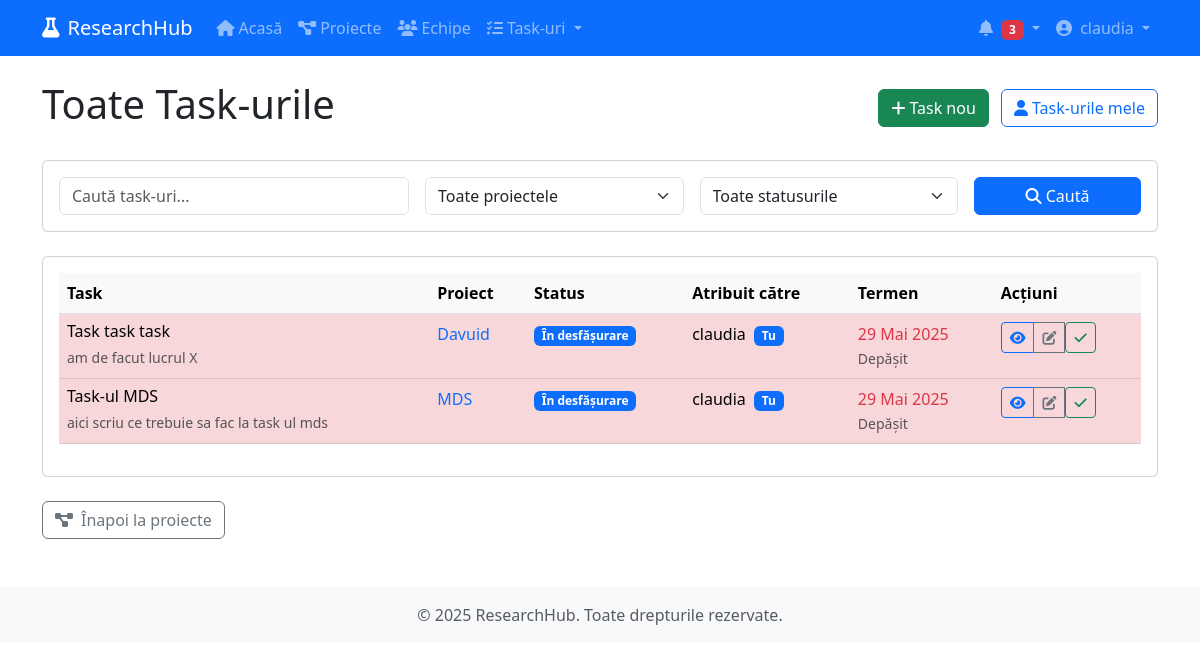
Screenshot of /tasks/all/ (signed in) with the database file from the repository.
### myapp/models.py (models this page shows, shortened)
class Activity(models.Model):
    project = models.ForeignKey(Project, on_delete=models.CASCADE, related_name='activities')
    objective = models.ForeignKey(Objective, on_delete=models.SET_NULL, related_name='activities', null=True, blank=True)
    title = models.CharField(max_length=200)
    description = models.TextField()
    start_date = models.DateField()
    due_date = models.DateField()
    created_at = models.DateTimeField(auto_now_add=True)
    updated_at = models.DateTimeField(auto_now=True)
    assigned_to = models.ForeignKey(User, on_delete=models.SET_NULL, related_name='assigned_activities', null=True, blank=True)
    STATUS_CHOICES = [
        ('not_started', 'Neîncepută'),
        ('in_progress', 'În desfășurare'),
        ('review', 'În revizuire'),
        ('completed', 'Finalizată'),
        ('delayed', 'Întârziată'),
        ('cancelled', 'Anulată'),
    ]
    status = models.CharField(max_length=20, choices=STATUS_CHOICES, default='not_started')
    def is_overdue(self):
        return self.due_date < timezone.now().date() and self.status not in ['completed', 'cancelled']

class Project(models.Model):
    title = models.CharField(max_length=200)
    description = models.TextField()
    start_date = models.DateField()
    end_date = models.DateField()
    created_at = models.DateTimeField(auto_now_add=True)
    updated_at = models.DateTimeField(auto_now=True)
    created_by = models.ForeignKey(User, on_delete=models.CASCADE, related_name='created_projects')
    STATUS_CHOICES = [
        ('draft', 'Schiță'),
        ('planning', 'Planificare'),
        ('in_progress', 'În desfășurare'),
        ('on_hold', 'Suspendat'),
        ('completed', 'Finalizat'),
        ('archived', 'Arhivat'),
    ]
    status = models.CharField(max_length=20, choices=STATUS_CHOICES, default='draft')

### myapp/views.py (the view, shortened to what this page needs)
# urls.py: path('tasks/all/', views.all_tasks, name='all_tasks'),
@login_required
def all_tasks(request):
    user_project_ids = ProjectMember.objects.filter(
        user=request.user
    ).values_list('project_id', flat=True)
    activities = Activity.objects.filter(
        project_id__in=user_project_ids
    ).select_related('project', 'assigned_to', 'objective').order_by('due_date')
    status_filter = request.GET.get('status')
    if status_filter:
        activities = activities.filter(status=status_filter)
    project_filter = request.GET.get('project')
    if project_filter:
        activities = activities.filter(project_id=project_filter)
    assigned_filter = request.GET.get('assigned')
    search_query = request.GET.get('search')
    if search_query:
        activities = activities.filter(
            Q(title__icontains=search_query) |
            Q(description__icontains=search_query)
        )
    paginator = Paginator(activities, 20)  # 20 task-uri per pagină
    page_number = request.GET.get('page')
    page_obj = paginator.get_page(page_number)
    user_projects = Project.objects.filter(
        members__user=request.user
    ).distinct()
    team_members = User.objects.filter(
        project_memberships__project_id__in=user_project_ids
    ).distinct()
    context = {
        'page_obj': page_obj,
        'user_projects': user_projects,
        'team_members': team_members,
        'status_filter': status_filter,
        'project_filter': project_filter,
        'assigned_filter': assigned_filter,
        'search_query': search_query,
        'status_choices': Activity.STATUS_CHOICES,
    }
    return render(request, 'tasks/all_tasks.html', context)

### myapp/templates/tasks/all_tasks.html (shortened to what this page needs)
{% extends 'base.html' %}
{% block content %}
<div class="d-flex justify-content-between align-items-center mb-4">
    <h1>Toate Task-urile</h1>
    <div>
        <a href="{% url 'create_task' %}" class="btn btn-success me-2">
            <i class="fas fa-plus me-1"></i>Task nou
        </a>
        <a href="{% url 'my_tasks' %}" class="btn btn-outline-primary">
            <i class="fas fa-user me-1"></i>Task-urile mele
        </a>
    </div>
</div>
<div class="card mb-4">
    <div class="card-body">
        <form method="get" class="row g-3">
            <div class="col-md-4">
                <input type="text" name="search" class="form-control" placeholder="Caută task-uri..." value="{{ search_query|default:'' }}">
            </div>
            <div class="col-md-3">
                <select name="project" class="form-select">
                    <option value="">Toate proiectele</option>
                </select>
            </div>
            <div class="col-md-3">
                <select name="status" class="form-select">
                    <option value="">Toate statusurile</option>
                </select>
            </div>
            <div class="col-md-2">
                <button type="submit" class="btn btn-primary w-100">
                    <i class="fas fa-search"></i> Caută
                </button>
            </div>
        </form>
    </div>
</div>
{% if page_obj %}
<div class="card">
    <div class="card-body">
        <div class="table-responsive">
            <table class="table table-hover">
                <thead class="table-light">
                    <tr>
                        <th>Task</th>
                        <th>Proiect</th>
                        <th>Status</th>
                        <th>Atribuit către</th>
                        <th>Termen</th>
                        <th>Acțiuni</th>
                    </tr>
                </thead>
                <tbody>
                    {% for task in page_obj %}
                    <tr {% if task.is_overdue %}class="table-danger"{% elif task.due_date == today %}class="table-warning"{% endif %}>
                        <td>
                            <h6 class="mb-1">{{ task.title }}</h6>
                            <small class="text-muted">{{ task.description|truncatechars:50 }}</small>
                        </td>
                        <td>
                            <a href="{% url 'project_detail' task.project.id %}" class="text-decoration-none">
                                {{ task.project.title }}
                            </a>
                        </td>
                        <td>
                            <span class="badge
                                {% if task.status == 'not_started' %}bg-secondary
                                {% elif task.status == 'in_progress' %}bg-primary
                                {% elif task.status == 'completed' %}bg-success
                                {% elif task.status == 'delayed' %}bg-danger
                                {% else %}bg-warning{% endif %}">
                                {{ task.get_status_display }}
                            </span>
                        </td>
                        <td>
                            {% if task.assigned_to %}
                                {{ task.assigned_to.get_full_name|default:task.assigned_to.username }}
                                {% if task.assigned_to == request.user %}
                                <span class="badge bg-primary ms-1">Tu</span>
                                {% endif %}
                            {% else %}
                                <span class="text-muted">Neatribuit</span>
                            {% endif %}
                        </td>
                        <td>
                            <div class="{% if task.is_overdue %}text-danger{% elif task.due_date == today %}text-warning{% endif %}">
                                {{ task.due_date|date:"d M Y" }}
                            </div>
                            <small class="text-muted">
                                {% if task.is_overdue %}
                                    Depășit
                                {% elif task.due_date == today %}
                                    Astăzi
                                {% else %}
                                    {{ task.due_date|timeuntil }}
                                {% endif %}
                            </small>
                        </td>
                        <td>
                            <div class="btn-group">
                                <a href="{% url 'task_detail' task.id %}" class="btn btn-sm btn-outline-primary" title="Vezi detalii">
                                    <i class="fas fa-eye"></i>
                                </a>
                                {% if task.assigned_to == request.user %}
                                <a href="{% url 'edit_activity' task.id %}" class="btn btn-sm btn-outline-secondary" title="Editează">
                                    <i class="fas fa-edit"></i>
                                </a>
                                {% if task.status != 'completed' %}
                                <form method="post" action="{% url 'change_activity_status' task.id %}" class="d-inline">
                                    <button type="submit" class="btn btn-sm btn-outline-success" title="Finalizează">
                                        <i class="fas fa-check"></i>
                                    </button>
                                </form>
                                {% endif %}
                                {% endif %}
                            </div>
                        </td>
                    </tr>
                    {% endfor %}
                </tbody>
            </table>
        </div>
    </div>
</div>
{% endif %}
<div class="mt-4">
    <a href="{% url 'projects_list' %}" class="btn btn-outline-secondary">
        <i class="fas fa-project-diagram me-2"></i>Înapoi la proiecte
    </a>
</div>
{% endblock %}

### myapp/templates/base.html (shortened to what this page needs)
<!DOCTYPE html>
<html lang="ro">
<head>
    <link href="https://cdn.jsdelivr.net/npm/bootstrap@5.3.0/dist/css/bootstrap.min.css" rel="stylesheet">
    <link rel="stylesheet" href="https://cdnjs.cloudflare.com/ajax/libs/font-awesome/6.4.0/css/all.min.css">
</head>
<body>
    <nav class="navbar navbar-expand-lg navbar-dark bg-primary">
        <div class="container">
            <a class="navbar-brand" href="{% url 'home' %}">
                <i class="fas fa-flask me-2"></i>ResearchHub
            </a>
            <div class="collapse navbar-collapse" id="navbarNav">
                <ul class="navbar-nav me-auto">
                    <li class="nav-item">
                        <a class="nav-link" href="{% url 'home' %}">
                            <i class="fas fa-home me-1"></i>Acasă
                        </a>
                    </li>
                    {% if user.is_authenticated %}
                    <li class="nav-item">
                        <a class="nav-link" href="{% url 'projects_list' %}">
                            <i class="fas fa-project-diagram me-1"></i>Proiecte
                        </a>
                    </li>
                    <li class="nav-item">
                        <a class="nav-link" href="{% url 'teams_list' %}">
                            <i class="fas fa-users me-1"></i>Echipe
                        </a>
                    </li>
                    <li class="nav-item dropdown">
                        <a class="nav-link dropdown-toggle" href="#" role="button" data-bs-toggle="dropdown">
                            <i class="fas fa-tasks me-1"></i>Task-uri
                        </a>
                    </li>
                    {% endif %}
                </ul>
                <ul class="navbar-nav">
                    {% if user.is_authenticated %}
                    <li class="nav-item dropdown">
                        <a class="nav-link dropdown-toggle" href="#" role="button" data-bs-toggle="dropdown">
                            <i class="fas fa-bell me-1"></i>
                            <span class="badge bg-danger">3</span>
                        </a>
                    </li>
                    <li class="nav-item dropdown">
                        <a class="nav-link dropdown-toggle" href="#" role="button" data-bs-toggle="dropdown">
                            {% if user.profile.picture %}
                            <img src="{{ user.profile.picture.url }}" alt="{{ user.username }}" class="rounded-circle me-1" style="width: 24px; height: 24px; object-fit: cover;">
                            {% else %}
                            <i class="fas fa-user-circle me-1"></i>
                            {% endif %}
                            {{ user.first_name|default:user.username }}
                        </a>
                    </li>
                    {% endif %}
                </ul>
            </div>
        </div>
    </nav>
    <main class="container mt-4">
        {% block content %}{% endblock %}
    </main>
    <footer class="bg-light text-center text-muted py-3 mt-5">
        <div class="container">
            <p class="mb-0">© {% now "Y" %} ResearchHub. Toate drepturile rezervate.</p>
        </div>
    </footer>
</body>
</html>

### rows the page displays
Activity: title "Task task task", description "am de facut lucrul X", project "Davuid", status "În desfășurare", assigned_to.get_full_name "claudia", shows "Tu", due_date "29 Mai 2025", shows "Depășit"
Activity: title "Task-ul MDS", description "aici scriu ce trebuie sa fac la task ul mds", project "MDS", status "În desfășurare", assigned_to.get_full_name "claudia", shows "Tu", due_date "29 Mai 2025", shows "Depășit"

### other values shown
{{ user.first_name|default:user.username }} "claudia"
